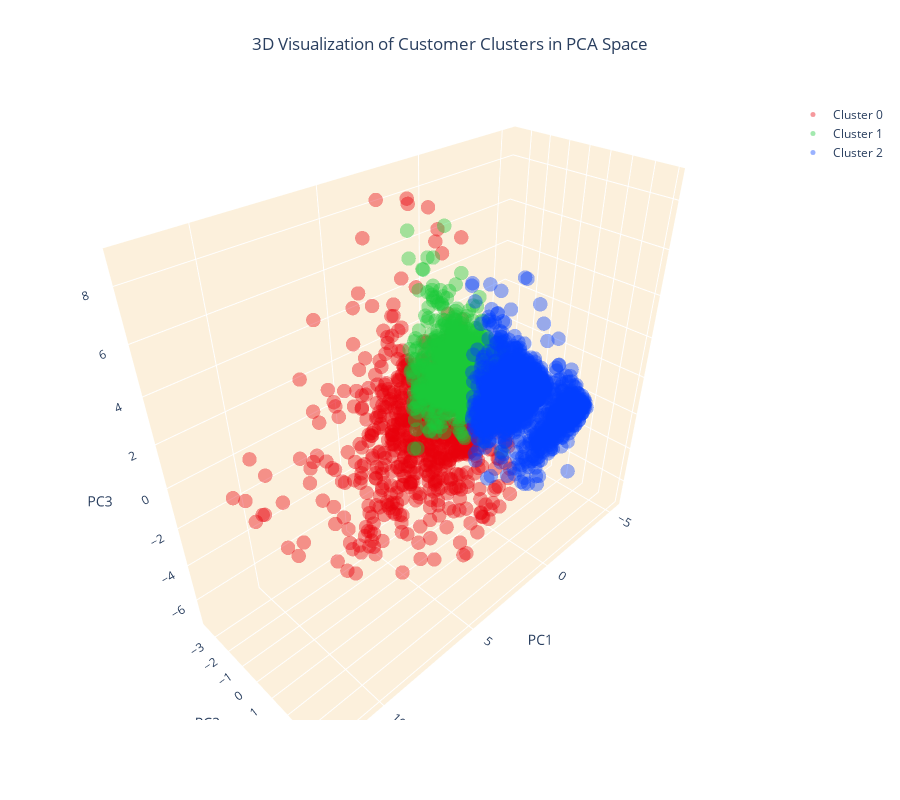

Notebook cell for this chart:
### Code cell
# Create separate data frames for each cluster
cluster_0 = customer_data_pca[customer_data_pca['cluster'] == 0]
cluster_1 = customer_data_pca[customer_data_pca['cluster'] == 1]
cluster_2 = customer_data_pca[customer_data_pca['cluster'] == 2]

# Create a 3D scatter plot
fig = go.Figure()

# Add data points for each cluster separately and specify the color
fig.add_trace(go.Scatter3d(x=cluster_0['PC1'], y=cluster_0['PC2'], z=cluster_0['PC3'], 
                           mode='markers', marker=dict(color=colors[0], size=5, opacity=0.4), name='Cluster 0'))
fig.add_trace(go.Scatter3d(x=cluster_1['PC1'], y=cluster_1['PC2'], z=cluster_1['PC3'], 
                           mode='markers', marker=dict(color=colors[1], size=5, opacity=0.4), name='Cluster 1'))
fig.add_trace(go.Scatter3d(x=cluster_2['PC1'], y=cluster_2['PC2'], z=cluster_2['PC3'], 
                           mode='markers', marker=dict(color=colors[2], size=5, opacity=0.4), name='Cluster 2'))

# Set the title and layout details
fig.update_layout(
    title=dict(text='3D Visualization of Customer Clusters in PCA Space', x=0.5),
    scene=dict(
        xaxis=dict(backgroundcolor="#fcf0dc", gridcolor='white', title='PC1'),
        yaxis=dict(backgroundcolor="#fcf0dc", gridcolor='white', title='PC2'),
        zaxis=dict(backgroundcolor="#fcf0dc", gridcolor='white', title='PC3'),
    ),
    width=900,
    height=800
)

# Show the plot
fig.show()

### Figure 1 — Plotly figure (JSON) as saved in the notebook; plotly's stock layout.template omitted (floating-point values rounded to 4 significant figures; data arrays with more than 128 entries replaced by an {"elided": "..."} marker saying what was removed)
{"data": [{"marker": {"color": "#e8000b", "opacity": 0.4, "size": 5}, "mode": "markers", "name": "Cluster 0", "type": "scatter3d", "x": {"elided": "736 float values"}, "y": {"elided": "736 float values"}, "z": {"elided": "736 float values"}}, {"marker": {"color": "#1ac938", "opacity": 0.4, "size": 5}, "mode": "markers", "name": "Cluster 1", "type": "scatter3d", "x": {"elided": "1675 float values"}, "y": {"elided": "1675 float values"}, "z": {"elided": "1675 float values"}}, {"marker": {"color": "#023eff", "opacity": 0.4, "size": 5}, "mode": "markers", "name": "Cluster 2", "type": "scatter3d", "x": {"elided": "1656 float values"}, "y": {"elided": "1656 float values"}, "z": {"elided": "1656 float values"}}], "layout": {"height": 800, "scene": {"xaxis": {"backgroundcolor": "#fcf0dc", "gridcolor": "white", "title": {"text": "PC1"}}, "yaxis": {"backgroundcolor": "#fcf0dc", "gridcolor": "white", "title": {"text": "PC2"}}, "zaxis": {"backgroundcolor": "#fcf0dc", "gridcolor": "white", "title": {"text": "PC3"}}}, "title": {"text": "3D Visualization of Customer Clusters in PCA Space", "x": 0.5}, "width": 900}}
